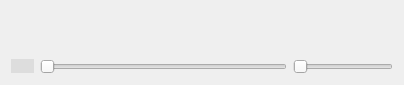
<?xml version="1.0" encoding="UTF-8"?>
<ui version="4.0">
 <class>content</class>
 <widget class="QWidget" name="content">
  <property name="geometry">
   <rect>
    <x>0</x>
    <y>0</y>
    <width>404</width>
    <height>85</height>
   </rect>
  </property>
  <property name="windowTitle">
   <string>Form</string>
  </property>
  <property name="styleSheet">
   <string notr="true">border:none;</string>
  </property>
  <layout class="QGridLayout" name="gridLayout">
   <item row="1" column="1">
    <widget class="QSlider" name="horizontalSlider">
     <property name="orientation">
      <enum>Qt::Horizontal</enum>
     </property>
    </widget>
   </item>
   <item row="1" column="2">
    <widget class="QSlider" name="horizontalSlider_2">
     <property name="maximumSize">
      <size>
       <width>100</width>
       <height>16777215</height>
      </size>
     </property>
     <property name="orientation">
      <enum>Qt::Horizontal</enum>
     </property>
    </widget>
   </item>
   <item row="1" column="0">
    <widget class="QPushButton" name="pushButton">
     <property name="maximumSize">
      <size>
       <width>23</width>
       <height>16777215</height>
      </size>
     </property>
     <property name="styleSheet">
      <string notr="true">background-color:#ddd;</string>
     </property>
     <property name="text">
      <string/>
     </property>
    </widget>
   </item>
   <item row="0" column="0" colspan="3">
    <widget class="QLabel" name="label">
     <property name="text">
      <string/>
     </property>
    </widget>
   </item>
  </layout>
 </widget>
 <resources/>
 <connections/>
</ui>
